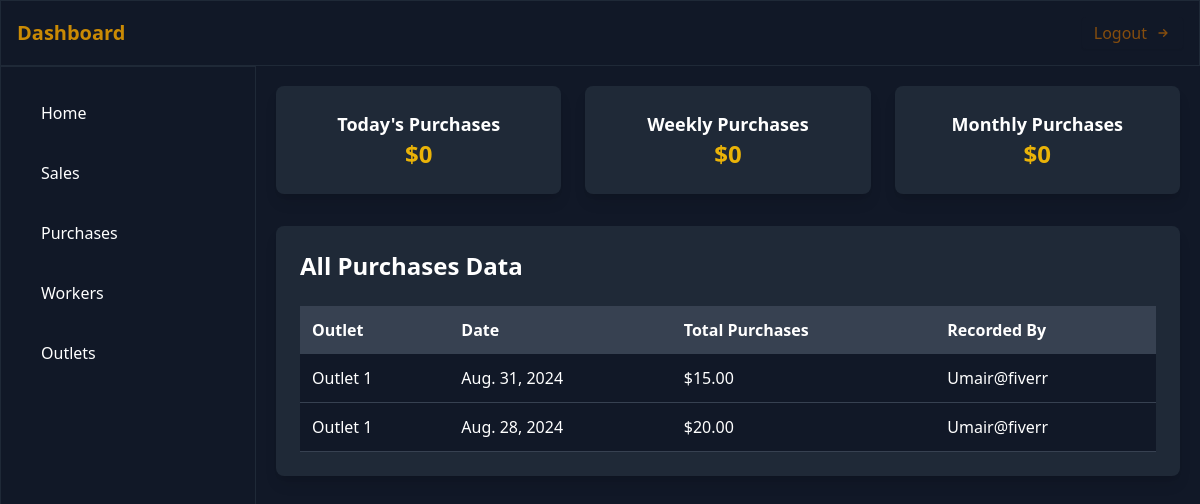
Screenshot of /super_purchase-data/ (signed in) with the database file from the repository.
### app/models.py (models this page shows, shortened)
class Purchase(models.Model):
    outlet = models.ForeignKey(Outlet, on_delete=models.CASCADE)
    date = models.DateField()
    total_purchases = models.DecimalField(max_digits=10, decimal_places=2)
    recorded_by = models.ForeignKey(CustomUser, on_delete=models.SET_NULL, null=True)
    @staticmethod
    def super_today_purchases():
        today = timezone.now().date()
        return Purchase.objects.filter(date=today).aggregate(total=Sum('total_purchases'))['total'] or 0
    @staticmethod
    def super_weekly_purchases():
        today = timezone.now().date()
        start_of_week = today - timedelta(days=today.weekday())
        return Purchase.objects.filter(date__gte=start_of_week, date__lte=today).aggregate(total=Sum('total_purchases'))['total'] or 0
    @staticmethod
    def super_monthly_purchases():
        today = timezone.now().date()
        start_of_month = today.replace(day=1)
        return Purchase.objects.filter(date__gte=start_of_month, date__lte=today).aggregate(total=Sum('total_purchases'))['total'] or 0

class Outlet(models.Model):
    name = models.CharField(max_length=100)
    location = models.CharField(max_length=200, blank=True, null=True)
    manager_name = models.CharField(max_length=100, blank=True, null=True)

class CustomUser(AbstractUser):
    USER_ROLES = (
        ('worker', 'Worker'),
        ('management', 'Management'),
    )
    role = models.CharField(max_length=10, choices=USER_ROLES)
    outlet = models.ForeignKey(Outlet, on_delete=models.SET_NULL, null=True, blank=True)
    profile_picture = models.ImageField(upload_to='profile_pictures/', null=True, blank=True)

### app/views.py (the view)
# urls.py: path('super_purchase-data/', views.super_purchase_data, name='super_purchase_data'),
@login_required(login_url='/login/')
def super_purchase_data(request):
    today_purchases = Purchase.super_today_purchases()
    weekly_purchases = Purchase.super_weekly_purchases()
    monthly_purchases = Purchase.super_monthly_purchases()
    purchases = Purchase.objects.all()
    context = {
        'today_purchases': today_purchases,
        'weekly_purchases': weekly_purchases,
        'monthly_purchases': monthly_purchases,
        'purchases': purchases,
    }
    return render(request, 'super_purchase_data.html', context)

### templates/super_purchase_data.html
{% extends "super_base.html" %}
{% block content %}
    <div class="grid grid-cols-1 md:grid-cols-3 gap-6 w-full max-w-7xl mb-8">
        <div class="bg-gray-800 p-6 rounded-lg shadow-lg text-center">
            <h2 class="text-lg font-semibold">Today's Purchases</h2>
            <p class="text-2xl font-bold text-yellow-500">${{ today_purchases }}</p>
        </div>
        <div class="bg-gray-800 p-6 rounded-lg shadow-lg text-center">
            <h2 class="text-lg font-semibold">Weekly Purchases</h2>
            <p class="text-2xl font-bold text-yellow-500">${{ weekly_purchases }}</p>
        </div>
        <div class="bg-gray-800 p-6 rounded-lg shadow-lg text-center">
            <h2 class="text-lg font-semibold">Monthly Purchases</h2>
            <p class="text-2xl font-bold text-yellow-500">${{ monthly_purchases }}</p>
        </div>
    </div>
    <div class="w-full max-w-7xl bg-gray-800 p-6 rounded-lg shadow-lg">
        <h2 class="text-2xl font-semibold mb-6">All Purchases Data</h2>
        <div class="overflow-x-auto">
            <table class="min-w-full bg-gray-900 text-white">
                <thead>
                    <tr class="bg-gray-700">
                        <th class="p-3 text-left">Outlet</th>
                        <th class="p-3 text-left">Date</th>
                        <th class="p-3 text-left">Total Purchases</th>
                        <th class="p-3 text-left">Recorded By</th>
                    </tr>
                </thead>
                <tbody>
                    {% for purchase in purchases %}
                    <tr class="border-b border-gray-700">
                        <td class="p-3">{{ purchase.outlet.name }}</td>
                        <td class="p-3">{{ purchase.date }}</td>
                        <td class="p-3">${{ purchase.total_purchases }}</td>
                        <td class="p-3">{{ purchase.recorded_by.username }}</td>
                    </tr>
                    {% endfor %}
                </tbody>
            </table>
        </div>
    </div>
{% endblock content %}

### rows the page displays
Purchase: outlet.name "Outlet 1", date "Aug. 31, 2024", total_purchases "15.00", recorded_by.username "Umair@fiverr"
Purchase: outlet.name "Outlet 1", date "Aug. 28, 2024", total_purchases "20.00", recorded_by.username "Umair@fiverr"

### other values shown
{{ today_purchases }} "0"
{{ weekly_purchases }} "0"
{{ monthly_purchases }} "0"
